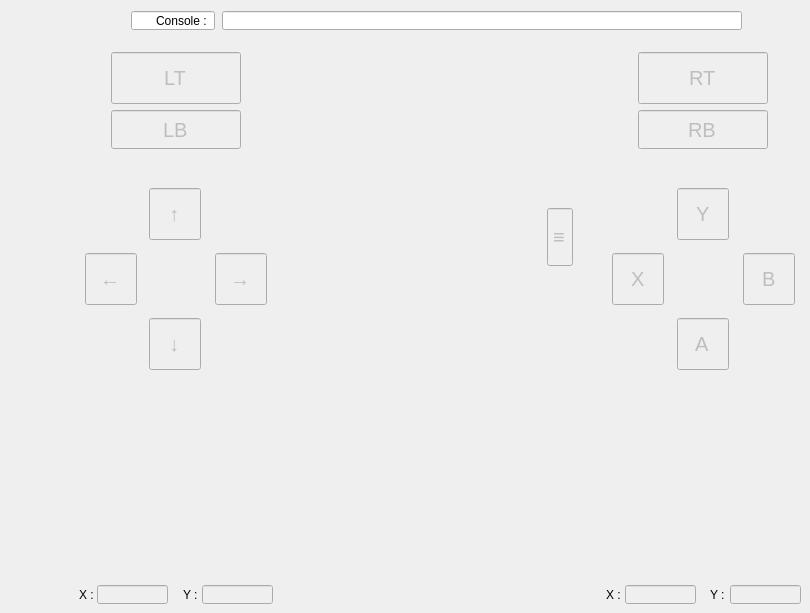
    <widget class="QWidget" name="TAB_CONSOLE">
     <attribute name="title">
      <string>CONSOLE</string>
     </attribute>
     <widget class="QLineEdit" name="LE_JOYSTICK_LB">
      <property name="enabled">
       <bool>false</bool>
      </property>
      <property name="geometry">
       <rect>
        <x>111</x>
        <y>110</y>
        <width>130</width>
        <height>39</height>
       </rect>
      </property>
      <property name="font">
       <font>
        <pointsize>15</pointsize>
       </font>
      </property>
      <property name="text">
       <string>LB</string>
      </property>
      <property name="frame">
       <bool>true</bool>
      </property>
      <property name="alignment">
       <set>Qt::AlignCenter</set>
      </property>
     </widget>
     <widget class="QLabel" name="label_joystick_right_y">
      <property name="geometry">
       <rect>
        <x>710</x>
        <y>585</y>
        <width>19</width>
        <height>19</height>
       </rect>
      </property>
      <property name="font">
       <font>
        <pointsize>9</pointsize>
       </font>
      </property>
      <property name="text">
       <string>Y : </string>
      </property>
      <property name="alignment">
       <set>Qt::AlignLeading|Qt::AlignLeft|Qt::AlignVCenter</set>
      </property>
     </widget>
     <widget class="QLineEdit" name="LE_JOYSTICK_UP">
      <property name="enabled">
       <bool>false</bool>
      </property>
      <property name="geometry">
       <rect>
        <x>149</x>
        <y>188</y>
        <width>52</width>
        <height>52</height>
       </rect>
      </property>
      <property name="font">
       <font>
        <pointsize>15</pointsize>
       </font>
      </property>
      <property name="text">
       <string>↑</string>
      </property>
      <property name="frame">
       <bool>true</bool>
      </property>
      <property name="alignment">
       <set>Qt::AlignCenter</set>
      </property>
     </widget>
     <widget class="QLineEdit" name="LE_JOYSTICK_B">
      <property name="enabled">
       <bool>false</bool>
      </property>
      <property name="geometry">
       <rect>
        <x>743</x>
        <y>253</y>
        <width>52</width>
        <height>52</height>
       </rect>
      </property>
      <property name="font">
       <font>
        <pointsize>15</pointsize>
       </font>
      </property>
      <property name="text">
       <string>B</string>
      </property>
      <property name="frame">
       <bool>true</bool>
      </property>
      <property name="alignment">
       <set>Qt::AlignCenter</set>
      </property>
     </widget>
     <widget class="QCustomPlot" name="QCP_JOYSTICK_LEFT" native="true">
      <property name="geometry">
       <rect>
        <x>79</x>
        <y>384</y>
        <width>195</width>
        <height>195</height>
       </rect>
      </property>
     </widget>
     <widget class="QLineEdit" name="LE_JOYSTICK_RIGHT">
      <property name="enabled">
       <bool>false</bool>
      </property>
      <property name="geometry">
       <rect>
        <x>215</x>
        <y>253</y>
        <width>52</width>
        <height>52</height>
       </rect>
      </property>
      <property name="font">
       <font>
        <pointsize>15</pointsize>
       </font>
      </property>
      <property name="text">
       <string>→</string>
      </property>
      <property name="frame">
       <bool>true</bool>
      </property>
      <property name="alignment">
       <set>Qt::AlignCenter</set>
      </property>
     </widget>
     <widget class="QLineEdit" name="LE_JOYSTICK_A">
      <property name="enabled">
       <bool>false</bool>
      </property>
      <property name="geometry">
       <rect>
        <x>677</x>
        <y>318</y>
        <width>52</width>
        <height>52</height>
       </rect>
      </property>
      <property name="font">
       <font>
        <pointsize>15</pointsize>
       </font>
      </property>
      <property name="text">
       <string>A</string>
      </property>
      <property name="frame">
       <bool>true</bool>
      </property>
      <property name="alignment">
       <set>Qt::AlignCenter</set>
      </property>
     </widget>
     <widget class="QLineEdit" name="LE_JOYSTICK_RIGHT_Y">
      <property name="enabled">
       <bool>false</bool>
      </property>
      <property name="geometry">
       <rect>
        <x>730</x>
        <y>585</y>
        <width>71</width>
        <height>19</height>
       </rect>
      </property>
      <property name="minimumSize">
       <size>
        <width>0</width>
        <height>0</height>
       </size>
      </property>
      <property name="maximumSize">
       <size>
        <width>580</width>
        <height>200</height>
       </size>
      </property>
      <property name="font">
       <font>
        <pointsize>9</pointsize>
       </font>
      </property>
      <property name="text">
       <string/>
      </property>
      <property name="alignment">
       <set>Qt::AlignCenter</set>
      </property>
     </widget>
     <widget class="QLabel" name="label_joystick_left_y">
      <property name="geometry">
       <rect>
        <x>183</x>
        <y>585</y>
        <width>19</width>
        <height>19</height>
       </rect>
      </property>
      <property name="font">
       <font>
        <pointsize>9</pointsize>
       </font>
      </property>
      <property name="text">
       <string>Y : </string>
      </property>
      <property name="alignment">
       <set>Qt::AlignLeading|Qt::AlignLeft|Qt::AlignVCenter</set>
      </property>
     </widget>
     <widget class="QLabel" name="label_joystick_left_x">
      <property name="geometry">
       <rect>
        <x>79</x>
        <y>585</y>
        <width>19</width>
        <height>19</height>
       </rect>
      </property>
      <property name="font">
       <font>
        <pointsize>9</pointsize>
       </font>
      </property>
      <property name="text">
       <string>X : </string>
      </property>
      <property name="alignment">
       <set>Qt::AlignLeading|Qt::AlignLeft|Qt::AlignVCenter</set>
      </property>
     </widget>
     <widget class="QLineEdit" name="LE_JOYSTICK_LT">
      <property name="enabled">
       <bool>false</bool>
      </property>
      <property name="geometry">
       <rect>
        <x>111</x>
        <y>52</y>
        <width>130</width>
        <height>52</height>
       </rect>
      </property>
      <property name="font">
       <font>
        <pointsize>15</pointsize>
       </font>
      </property>
      <property name="text">
       <string>LT</string>
      </property>
      <property name="frame">
       <bool>true</bool>
      </property>
      <property name="alignment">
       <set>Qt::AlignCenter</set>
      </property>
     </widget>
     <widget class="QLineEdit" name="LE_JOYSTICK_RT">
      <property name="enabled">
       <bool>false</bool>
      </property>
      <property name="geometry">
       <rect>
        <x>638</x>
        <y>52</y>
        <width>130</width>
        <height>52</height>
       </rect>
      </property>
      <property name="font">
       <font>
        <pointsize>15</pointsize>
       </font>
      </property>
      <property name="text">
       <string>RT</string>
      </property>
      <property name="frame">
       <bool>true</bool>
      </property>
      <property name="alignment">
       <set>Qt::AlignCenter</set>
      </property>
     </widget>
     <widget class="QLabel" name="label_joystick_right_x">
      <property name="geometry">
       <rect>
        <x>606</x>
        <y>585</y>
        <width>19</width>
        <height>19</height>
       </rect>
      </property>
      <property name="font">
       <font>
        <pointsize>9</pointsize>
       </font>
      </property>
      <property name="text">
       <string>X : </string>
      </property>
      <property name="alignment">
       <set>Qt::AlignLeading|Qt::AlignLeft|Qt::AlignVCenter</set>
      </property>
     </widget>
     <widget class="QCustomPlot" name="QCP_JOYSTICK_RIGHT" native="true">
      <property name="geometry">
       <rect>
        <x>606</x>
        <y>384</y>
        <width>195</width>
        <height>195</height>
       </rect>
      </property>
     </widget>
     <widget class="QLineEdit" name="LE_JOYSTICK_Y">
      <property name="enabled">
       <bool>false</bool>
      </property>
      <property name="geometry">
       <rect>
        <x>677</x>
        <y>188</y>
        <width>52</width>
        <height>52</height>
       </rect>
      </property>
      <property name="font">
       <font>
        <pointsize>15</pointsize>
       </font>
      </property>
      <property name="text">
       <string>Y</string>
      </property>
      <property name="frame">
       <bool>true</bool>
      </property>
      <property name="alignment">
       <set>Qt::AlignCenter</set>
      </property>
     </widget>
     <widget class="QLineEdit" name="LE_JOYSTICK_X">
      <property name="enabled">
       <bool>false</bool>
      </property>
      <property name="geometry">
       <rect>
        <x>612</x>
        <y>253</y>
        <width>52</width>
        <height>52</height>
       </rect>
      </property>
      <property name="font">
       <font>
        <pointsize>15</pointsize>
       </font>
      </property>
      <property name="text">
       <string>X</string>
      </property>
      <property name="frame">
       <bool>true</bool>
      </property>
      <property name="alignment">
       <set>Qt::AlignCenter</set>
      </property>
     </widget>
     <widget class="QLineEdit" name="LE_JOYSTICK_LEFT_Y">
      <property name="enabled">
       <bool>false</bool>
      </property>
      <property name="geometry">
       <rect>
        <x>202</x>
        <y>585</y>
        <width>71</width>
        <height>19</height>
       </rect>
      </property>
      <property name="minimumSize">
       <size>
        <width>0</width>
        <height>0</height>
       </size>
      </property>
      <property name="maximumSize">
       <size>
        <width>580</width>
        <height>200</height>
       </size>
      </property>
      <property name="font">
       <font>
        <pointsize>9</pointsize>
       </font>
      </property>
      <property name="text">
       <string/>
      </property>
      <property name="alignment">
       <set>Qt::AlignCenter</set>
      </property>
     </widget>
     <widget class="QLineEdit" name="LE_JOYSTICK_START">
      <property name="enabled">
       <bool>false</bool>
      </property>
      <property name="geometry">
       <rect>
        <x>547</x>
        <y>208</y>
        <width>26</width>
        <height>58</height>
       </rect>
      </property>
      <property name="font">
       <font>
        <pointsize>15</pointsize>
       </font>
      </property>
      <property name="text">
       <string>≡</string>
      </property>
      <property name="frame">
       <bool>true</bool>
      </property>
      <property name="alignment">
       <set>Qt::AlignCenter</set>
      </property>
     </widget>
     <widget class="QLineEdit" name="LE_JOYSTICK_RIGHT_X">
      <property name="enabled">
       <bool>false</bool>
      </property>
      <property name="geometry">
       <rect>
        <x>625</x>
        <y>585</y>
        <width>71</width>
        <height>19</height>
       </rect>
      </property>
      <property name="minimumSize">
       <size>
        <width>0</width>
        <height>0</height>
       </size>
      </property>
      <property name="maximumSize">
       <size>
        <width>580</width>
        <height>200</height>
       </size>
      </property>
      <property name="font">
       <font>
        <pointsize>9</pointsize>
       </font>
      </property>
      <property name="text">
       <string/>
      </property>
      <property name="alignment">
       <set>Qt::AlignCenter</set>
      </property>
     </widget>
     <widget class="QLineEdit" name="LE_JOYSTICK_DOWN">
      <property name="enabled">
       <bool>false</bool>
      </property>
      <property name="geometry">
       <rect>
        <x>149</x>
        <y>318</y>
        <width>52</width>
        <height>52</height>
       </rect>
      </property>
      <property name="font">
       <font>
        <pointsize>15</pointsize>
       </font>
      </property>
      <property name="text">
       <string>↓</string>
      </property>
      <property name="frame">
       <bool>true</bool>
      </property>
      <property name="alignment">
       <set>Qt::AlignCenter</set>
      </property>
     </widget>
     <widget class="QLineEdit" name="LE_JOYSTICK_RB">
      <property name="enabled">
       <bool>false</bool>
      </property>
      <property name="geometry">
       <rect>
        <x>638</x>
        <y>110</y>
        <width>130</width>
        <height>39</height>
       </rect>
      </property>
      <property name="font">
       <font>
        <pointsize>15</pointsize>
       </font>
      </property>
      <property name="text">
       <string>RB</string>
      </property>
      <property name="frame">
       <bool>true</bool>
      </property>
      <property name="alignment">
       <set>Qt::AlignCenter</set>
      </property>
     </widget>
     <widget class="QLineEdit" name="LE_JOYSTICK_LEFT">
      <property name="enabled">
       <bool>false</bool>
      </property>
      <property name="geometry">
       <rect>
        <x>85</x>
        <y>253</y>
        <width>52</width>
        <height>52</height>
       </rect>
      </property>
      <property name="font">
       <font>
        <pointsize>15</pointsize>
       </font>
      </property>
      <property name="text">
       <string>←</string>
      </property>
      <property name="frame">
       <bool>true</bool>
      </property>
      <property name="alignment">
       <set>Qt::AlignCenter</set>
      </property>
     </widget>
     <widget class="QLineEdit" name="LE_JOYSTICK_LEFT_X">
      <property name="enabled">
       <bool>false</bool>
      </property>
      <property name="geometry">
       <rect>
        <x>97</x>
        <y>585</y>
        <width>71</width>
        <height>19</height>
       </rect>
      </property>
      <property name="minimumSize">
       <size>
        <width>0</width>
        <height>0</height>
       </size>
      </property>
      <property name="maximumSize">
       <size>
        <width>580</width>
        <height>200</height>
       </size>
      </property>
      <property name="font">
       <font>
        <pointsize>9</pointsize>
       </font>
      </property>
      <property name="text">
       <string/>
      </property>
      <property name="alignment">
       <set>Qt::AlignCenter</set>
      </property>
     </widget>
     <widget class="QLineEdit" name="LE_CONSOLE_NAME">
      <property name="geometry">
       <rect>
        <x>131</x>
        <y>11</y>
        <width>84</width>
        <height>19</height>
       </rect>
      </property>
      <property name="mouseTracking">
       <bool>false</bool>
      </property>
      <property name="text">
       <string>Console : </string>
      </property>
      <property name="alignment">
       <set>Qt::AlignRight|Qt::AlignTrailing|Qt::AlignVCenter</set>
      </property>
      <property name="readOnly">
       <bool>true</bool>
      </property>
     </widget>
     <widget class="QLineEdit" name="LE_CONSOLE_NAME_2">
      <property name="geometry">
       <rect>
        <x>222</x>
        <y>11</y>
        <width>520</width>
        <height>19</height>
       </rect>
      </property>
      <property name="mouseTracking">
       <bool>false</bool>
      </property>
      <property name="text">
       <string/>
      </property>
      <property name="readOnly">
       <bool>true</bool>
      </property>
     </widget>
    </widget>
